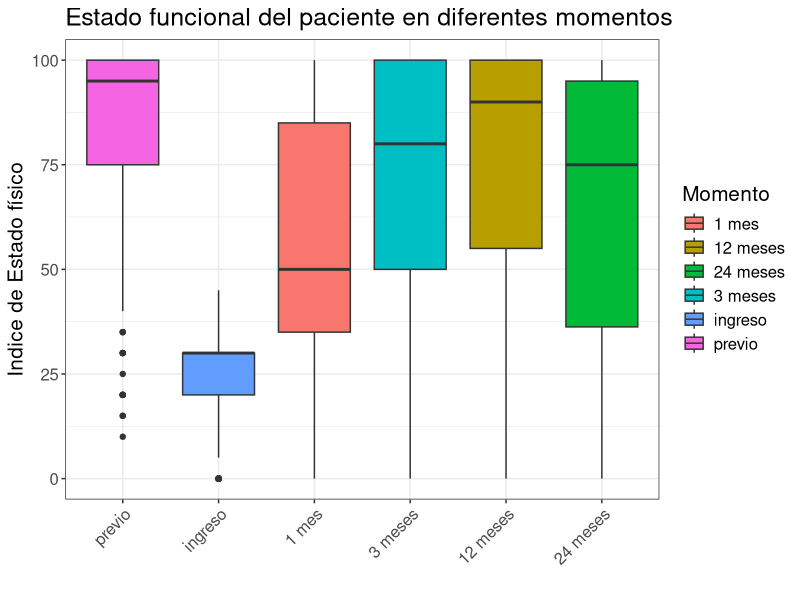

Recreate this plot in R.
## ---- chunk 1
knitr::opts_chunk$set(echo = F)
library(readxl)
library(tidyverse)
library(rstatix)   # para hacer ANOVA RM

## ---- chunk 2
data <- read_xlsx('recuperacion_funcional.xlsx')

names(data)
data %>% group_by(id,domicilio) %>% summarise(n=n()) %>% group_by(id) %>% summarise(n=n()) %>% filter(n>1)


## ---- chunk 3
data %>%
  group_by(momento) %>%
  get_summary_stats(barthel, type = 'mean_sd')

ggplot(data, aes(x = momento, y = barthel, fill = momento)) +
  geom_boxplot() + scale_x_discrete(limits = c("previo", "ingreso", "1 mes", "3 meses", "12 meses", "24 meses")) +
  theme_bw() +
  theme(text = element_text(size = 15)) + labs(title="Estado funcional del paciente en diferentes momentos", x="", y="Indice de Estado físico", fill="Momento") +
  theme(axis.text.x = element_text(angle = 45, hjust = 1))
## ---- chunk 4
#los datos ya están en formato long

data %>%
  group_by(id, momento) %>%
  filter(n() > 1) %>%
  arrange(id, momento) #el id 53 tiene más de una medida para un mismo momento del tiempo, la edad en cada momento tampoco tiene lógica, es raro

data = data %>% filter(id!=53) #saqué la observacion, están de acuerdo?

# ANOVA a una vía, solo vemos si hay efecto temporal
anova_test(data, dv = barthel, wid = id, within = momento) #ANOVA de medidas repetidas
## ---- chunk 5
#AA
